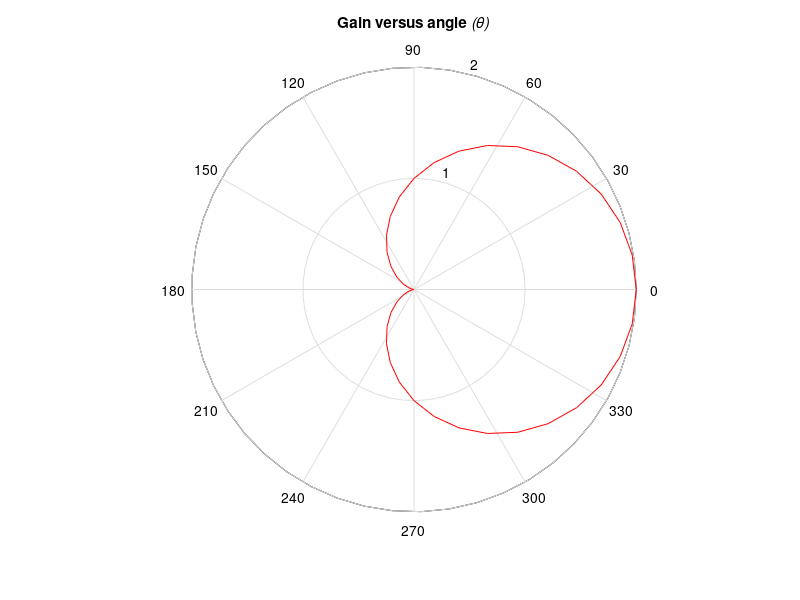

Reproduce this figure in MATLAB.
g = 0.5;
theta = linspace(0, 2*pi ,41);
gain = 2*g*(1+cos(theta));

polar (theta, gain, 'r-');
title ('\bfGain versus angle \it(\theta)');


x = input('Enter x: \n');
if x>=0
    sqrt_x = sqrt(x);
    fprintf('sqrt(x) = %f\n', sqrt(x));

else
    disp('ERROR: x < 0');
    sqrt_x = 0;
end
